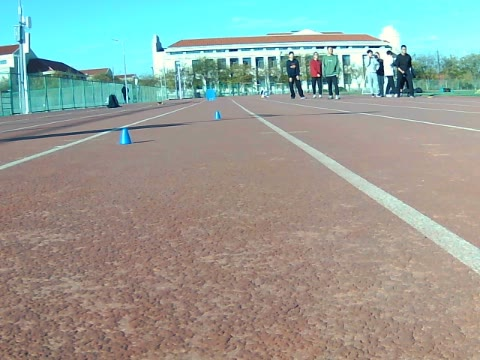
#> input picture cpp/tests/fixtures/field_20261120_primary-680.jpg, 480 x 360 px
$ python -i departure.py   (imports and definitions only)
#> lines starting #> are read from the running program, lines starting #| are printed output that depends on the picture; after the words box and inside, x2 and y2 are one past the last pixel; in counts of white or black regions, pixels touching at a corner belong together
#> further down, picture is the input picture: shape (360, 480, 3); mean B, G, R 151.7, 159.5, 149.4
"""Blue start-board observation. This module has no motor output path."""
import math

import cv2
import numpy as np

PHRASE = '我发车啦'
CAMERAS = ('primary','secondary')
MAX_AGE_S = .6
QUALITY_RECOVERY_S = 1.
LOGIC_REVISION = 'departure_quality_recovery_v1'
# Preserve the reference's scaled 60000/10000 px thresholds at 640x480.
# Presence now requires one solid quadrilateral and its actual blue pixels;
# disconnected blobs and non-blue holes cannot supply the required area.
DEFAULT_MIN_BLUE_PERCENT = 60000 / (640 * 480) * 100
DEFAULT_CLEAR_BLUE_PERCENT = 10000 / (640 * 480) * 100
DEFAULT_CLEAR_CONFIRM_S = .6
MIN_CLEAR_CONFIRM_S = .5


def validate_blue_percent(value):
    if isinstance(value,bool) or not isinstance(value,(int,float)) or not math.isfinite(value) or not .5<=value<=100:
        raise ValueError('最小蓝色面积占比须在0.5–100%之间')
    return float(value)


def detect_board(image,min_blue_percent=DEFAULT_MIN_BLUE_PERCENT,
                 clear_blue_percent=DEFAULT_CLEAR_BLUE_PERCENT):
#> called with min_blue_percent = 19.53, clear_blue_percent = 3.26
    threshold=validate_blue_percent(min_blue_percent)/100
    clear_threshold=validate_blue_percent(clear_blue_percent)/100
    # The reference uses independent 60000/10000 px thresholds. For an
    # intentionally lower offline tuning threshold, keep the clear threshold
    # below it rather than making the configuration invalid.
    clear_threshold=min(clear_threshold, threshold*.5)
    h,w=image.shape[:2]
#> h = 360; w = 480
    hsv=cv2.cvtColor(image,cv2.COLOR_BGR2HSV)
#> hsv: shape (360, 480, 3); mean H, S, V 36.6, 67.3, 175.4
    mask=cv2.inRange(hsv,(100,150,0),(124,255,255))
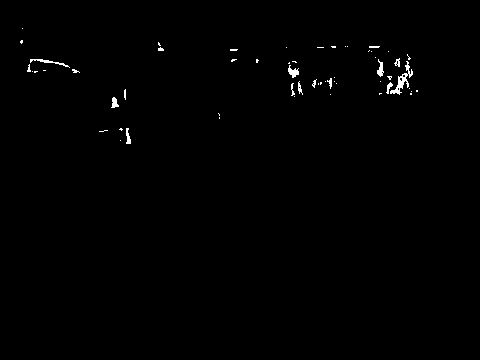
#> mask: shape (360, 480); 0.56% white in thin lines or dots, all inside (x1, y1, x2, y2) = (20, 28, 418, 144)
    kernel=np.ones((5,5),np.uint8)
    mask=cv2.morphologyEx(mask,cv2.MORPH_OPEN,kernel)
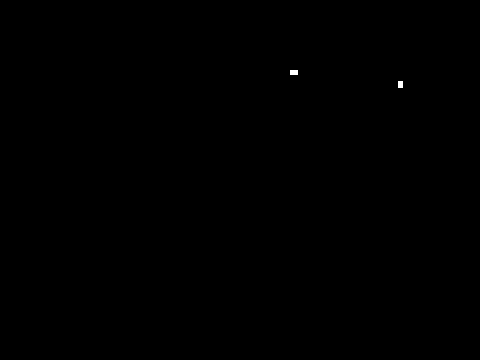
#> mask: shape (360, 480); 0.04% white; 2 white regions
    # Do not close gaps between components: two adjacent blue objects cannot
    # combine their areas to become one qualifying board.
    contours,_=cv2.findContours(mask,cv2.RETR_EXTERNAL,cv2.CHAIN_APPROX_SIMPLE)
#> contours = 2 contours; box (x1, y1, x2, y2) and area: (290, 70, 298, 75) 28, (398, 81, 403, 88) 24
    # Geometry is evaluated on the cleaned contour, but area and solidity are
    # measured from the original HSV pixels. Contour/hull smoothing must never
    # invent the blue interior of a hollow frame.
    raw_blue=cv2.inRange(hsv,(100,150,0),(124,255,255))
    boxes=[];candidates=[];largest_pixels=0;largest_board_pixels=0
    for contour in contours:
        x,y,bw,bh=cv2.boundingRect(contour)
        if bw<6 or bh<6:continue
        center_x=(x+bw*.5)/w
        if center_x<.25 or center_x>.75:continue
        region=np.zeros((h,w),np.uint8)
        cv2.drawContours(region,[contour],-1,255,cv2.FILLED)
        region_pixels=cv2.countNonZero(region)
        real_pixels=cv2.countNonZero(cv2.bitwise_and(raw_blue,region))
        largest_pixels=max(largest_pixels,real_pixels)
        hull=cv2.convexHull(contour)
        polygon=cv2.approxPolyDP(hull,.02*cv2.arcLength(hull,True),True)
        hull_area=cv2.contourArea(hull)
        if len(polygon)!=4:
            # A small noisy corner may leave five hull vertices in actual
            # camera frames. A tightly filled rotated rectangle can recover
            # it; circles/ellipses cover only about 79% of that rectangle.
            rectangle=cv2.minAreaRect(contour)
            rectangle_area=rectangle[1][0]*rectangle[1][1]
            if rectangle_area>0 and cv2.contourArea(contour)/rectangle_area>=.87:
                polygon=np.rint(cv2.boxPoints(rectangle)).astype(np.int32).reshape(-1,1,2)
        shape_ok=(len(polygon)==4 and cv2.isContourConvex(polygon)
                  and hull_area>0 and cv2.contourArea(contour)/hull_area>=.92
                  and region_pixels>0 and real_pixels/region_pixels>=.85
                  and .35<=bw/bh<=2.2)
        # A narrow blue wall spanning both image sides is background, rather
        # than a front-facing board. A board filling the full near view remains
        # recognizable; no metric distance is inferred from this exception.
        spans_sides=x<=1 and x+bw>=w-1
        if spans_sides and bh<.85*h:shape_ok=False
        if not shape_ok:continue
        boxes.append([int(x),int(y),int(x+bw),int(y+bh)])
        candidates.append({'corners_px':polygon[:,0,:].tolist(),
                           'blue_pixels':int(real_pixels),
                           'fill_fraction':real_pixels/region_pixels})
        largest_board_pixels=max(largest_board_pixels,real_pixels)
#> this loop made 2 passes
#> (contour, x, y, bw, bh) on passes 1 to 2: ([[398, 81], [398, 87], [402, 87], [402, 81]], 398, 81, 5, 7), ([[290, 70], [290, 74], [297, 74], [297, 70]], 290, 70, 8, 5)
#> after the loop, boxes = []; candidates = []
    blue_fraction=largest_pixels/(w*h)
#> blue_fraction = 0
    board_fraction=largest_board_pixels/(w*h)
#> board_fraction = 0
    gray=cv2.cvtColor(image,cv2.COLOR_BGR2GRAY)
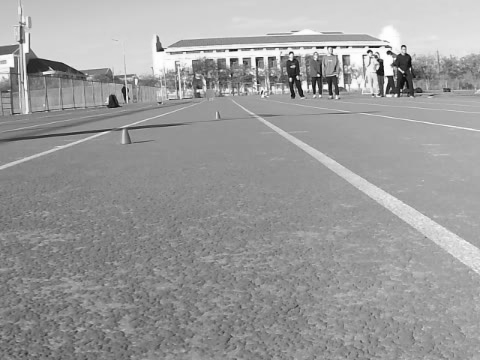
#> gray: shape (360, 480); min 9, max 255, mean 155.6
    quality={'mean':float(gray.mean()),'std':float(gray.std()),
             'overexposed_fraction':float((gray>=250).mean())}
#> quality = {'mean': 155.6, 'std': 36.18, 'overexposed_fraction': 0.00482}
    healthy=quality['std']>=6 and quality['mean']>=20 and quality['overexposed_fraction']<.9
#> healthy = True
    state='present' if board_fraction>=threshold else 'absent' if blue_fraction<=clear_threshold and healthy else 'unknown'
#> state = 'absent'
    reason={'present':'前方有大块蓝色矩形挡板','absent':'画面有效，未见挡板或大块不明确蓝色区域',
            'unknown':'画面遮挡、过暗、过曝或蓝色形状不明确，不能认定移开'}[state]
#> reason = '画面有效，未见挡板或大块不明确蓝色区域'
    return {'state':state,'reason':reason,'boxes':boxes,'largest_blue_fraction':blue_fraction,
            'blue_pixel_fraction':blue_fraction,'board_blue_fraction':board_fraction,'board_candidates':candidates,
            'detector_revision':'solid_quadrilateral_pixels_v1',
            'min_blue_percent':float(min_blue_percent),'clear_blue_percent':float(clear_blue_percent),
            'unknown_cause':'blue_area' if state=='unknown' and healthy else 'image_quality' if not healthy else None,
            'scene_valid':bool(healthy or boxes),'dimensions_cm':{'width':40,'height':50},
            'image_quality':quality,
            'metric_distance_available':False}


class DepartureSequence:
    """Fresh images must show present first, then sustained clear in both views."""
    # [13 lines left out: functions __init__, invalidate, not called in this run]

    def restart_confirmation(self):
        self.present={};self.clear_since=None;self.clear_frames=0;self.clear_elapsed=0.;self.last_pair=None
        self.quality_since=None

    # [91 lines left out: functions diagnostics, update, not called in this run]

>>> import cv2
>>> picture = cv2.imread('../../../cpp/tests/fixtures/field_20261120_primary-680.jpg')
>>> result = detect_board(picture)
#> result = 15 items

$ run again, on cpp/tests/fixtures/field_20261120_primary-687.jpg
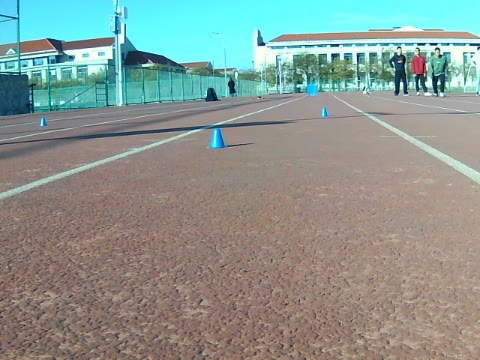
#> input picture cpp/tests/fixtures/field_20261120_primary-687.jpg, 480 x 360 px
#> picture is the input picture: shape (360, 480, 3); mean B, G, R 144.8, 151.3, 138.1
#> hsv: shape (360, 480, 3); mean H, S, V 39.2, 66.6, 165
#> in detect_board, `mask=cv2.morphologyEx(mask,cv2.MORPH_OPEN,kernel)`:
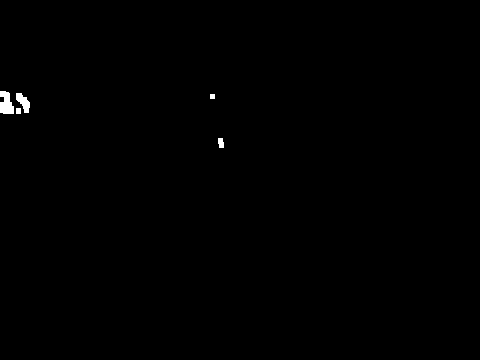
#> mask: shape (360, 480); 0.29% white; 5 white regions
#> contours = 5 contours, 1 with area under 20; largest, box (x1, y1, x2, y2) and area: (0, 91, 14, 114) 206, (16, 93, 30, 113) 130, (218, 138, 224, 148) 38, (16, 108, 21, 114) 20
#> the loop in detect_board, `for contour in contours:` made 5 passes
#> (x, y, bw, bh, center_x, region_pixels, real_pixels, largest_pixels) on pass 1: (218, 138, 6, 10, 0.46, 52, 52, 52)
#> after the loop in detect_board, `for contour in contours:`: boxes = []; rectangle_area = 45
#> blue_fraction = 0.000301
#> in detect_board, `gray=cv2.cvtColor(image,cv2.COLOR_BGR2GRAY)`:
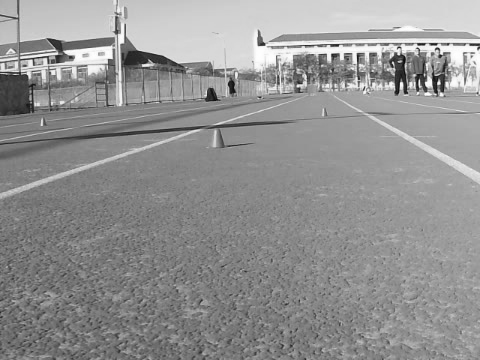
#> gray: shape (360, 480); min 9, max 254, mean 146.6
#> quality = {'mean': 146.6, 'std': 37.1, 'overexposed_fraction': 0.00314}
#> healthy = True
#> state = 'absent'
#> reason = '画面有效，未见挡板或大块不明确蓝色区域'
#> result = 15 items

$ run again, on cpp/tests/fixtures/field_20261120_primary-688.jpg
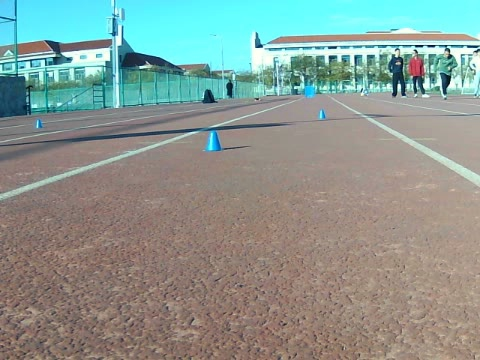
#> input picture cpp/tests/fixtures/field_20261120_primary-688.jpg, 480 x 360 px
#> picture is the input picture: shape (360, 480, 3); mean B, G, R 145.7, 152.1, 138.1
#> hsv: shape (360, 480, 3); mean H, S, V 39.6, 67.2, 165.8
#> in detect_board, `mask=cv2.morphologyEx(mask,cv2.MORPH_OPEN,kernel)`:
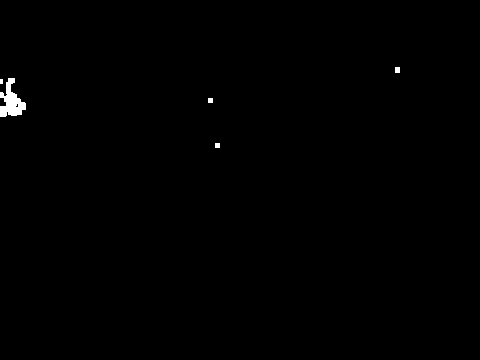
#> mask: shape (360, 480); 0.37% white; 5 white regions (1 under 20 px)
#> contours = 5 contours, 3 with area under 20; largest, box (x1, y1, x2, y2) and area: (0, 78, 26, 117) 475, (395, 67, 400, 73) 20
#> the loop in detect_board, `for contour in contours:` made 5 passes
#> (contour, x, y, bw, bh) on passes 1, 2, 3, 5: ([[215, 143], [215, 147], [219, 147], [219, 143]], 215, 143, 5, 5), ([[208, 98], [208, 102], [212, 102], [212, 98]], 208, 98, 5, 5), ([[0, 79], [0, 83], [2, 83], [2, 79]], 0, 79, 3, 5), ([[395, 67], [395, 72], [399, 72], [399, 67]], 395, 67, 5, 6)
#> after the loop in detect_board, `for contour in contours:`: boxes = []
#> in detect_board, `gray=cv2.cvtColor(image,cv2.COLOR_BGR2GRAY)`:
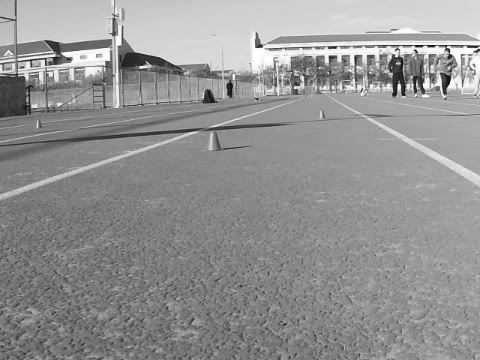
#> gray: shape (360, 480); min 10, max 254, mean 147.2
#> quality = {'mean': 147.2, 'std': 37.13, 'overexposed_fraction': 0.00283}
#> healthy = True
#> state = 'absent'
#> reason = '画面有效，未见挡板或大块不明确蓝色区域'
#> result = 15 items
